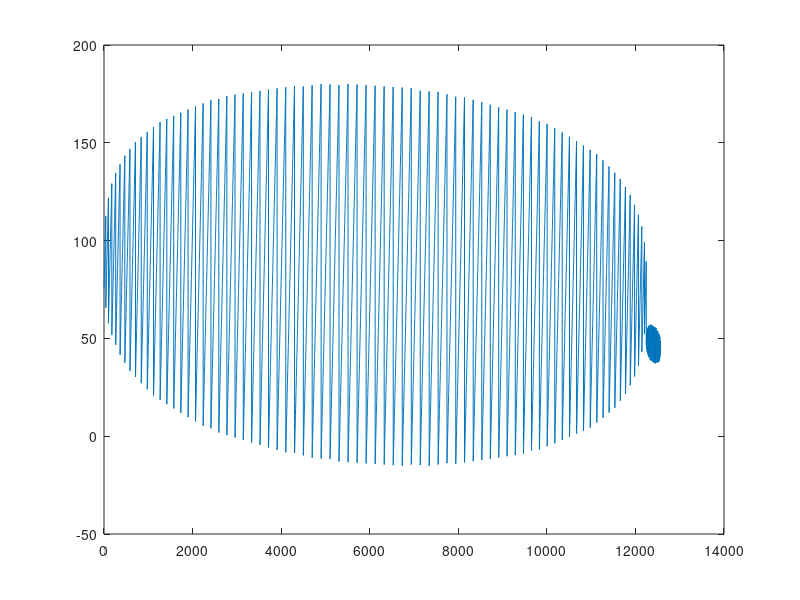

This chart was generated by the following MATLAB code:
clear
load('matlab.data.mat')
[a,b]=ind2sub(size(biaodingmoban),find(biaodingmoban>0));
data = a+1i*b;
data = data * (cos(0.1*pi)+1i*sin(0.1*pi));
plot(1:length(data),real(data))